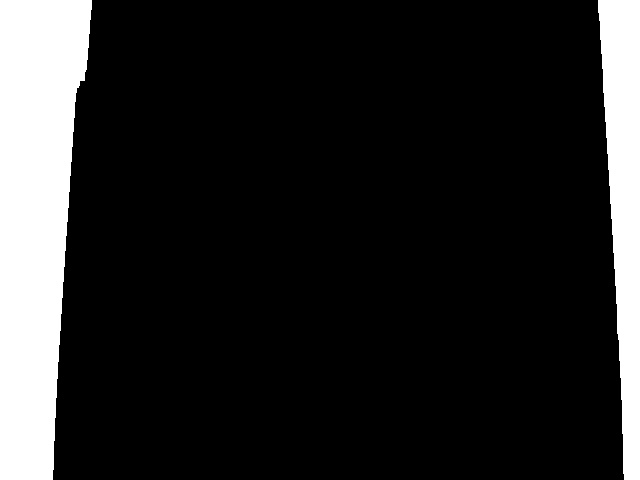
#> input picture cam0_mask_cali_v2.jpg, 640 x 480 px
$ python mian_video.py
#> lines starting #> are read from the running program, lines starting #| are printed output that depends on the picture
import cv2
import numpy as np
import os

# os.chdir('C:\Example\PingPong_Vision')

# Set Initial Value

global hmin_0, hmax_0, smin_0, smax_0, vmin_0, vmax_0
global hmin_1, hmax_1, smin_1, smax_1, vmin_1, vmax_1

ball_cam0 = np.array([0, 0])
ball_cam1 = np.array([0, 0])
ball_3D_temp = np.array([[0], [0], [0], [1]])

h, w = np.array([720, 1280])


def nothing(x):
    pass


def on_trackbar_0():
    global hmin_0, hmax_0, smin_0, smax_0, vmin_0, vmax_0

    hmin_0 = cv2.getTrackbarPos('H_min_0', 'dst_0')
    hmax_0 = cv2.getTrackbarPos('H_max_0', 'dst_0')
    smin_0 = cv2.getTrackbarPos('S_min_0', 'dst_0')
    smax_0 = cv2.getTrackbarPos('S_max_0', 'dst_0')
    vmin_0 = cv2.getTrackbarPos('V_min_0', 'dst_0')
    vmax_0 = cv2.getTrackbarPos('V_max_0', 'dst_0')


def on_trackbar_1():
    global hmin_1, hmax_1, smin_1, smax_1, vmin_1, vmax_1

    hmin_1 = cv2.getTrackbarPos('H_min_1', 'dst_1')
    hmax_1 = cv2.getTrackbarPos('H_max_1', 'dst_1')
    smin_1 = cv2.getTrackbarPos('S_min_1', 'dst_1')
    smax_1 = cv2.getTrackbarPos('S_max_1', 'dst_1')
    vmin_1 = cv2.getTrackbarPos('V_min_1', 'dst_1')
    vmax_1 = cv2.getTrackbarPos('V_max_1', 'dst_1')


# Set Camera Matrix

R0 = np.linalg.inv(np.array([[0.9242, -0.2864, 0.2526],
                             [0.3812, 0.7312, -0.5658],
                             [-0.0227, 0.6192, 0.7849]]))

R1 = np.linalg.inv(np.array([[0.6989, -0.3543, 0.6213],
                             [0.7148, 0.3153, -0.6243],
                             [0.0253, 0.8804, 0.4736]]))

T0 = np.array([-1142.2, 183.7513, 1669.1])

T1 = np.array([-398.5379, 165.7630, 1398.9])

# Translation Matrix between each cam & World Coord


# Focal length(Re)
cam0_f = np.array([766.8537, 769.1458])
cam1_f = np.array([765.3281, 767.4927])

# Principle Point(Re)
cam0_c = np.array([647.6205, 345.3208])
cam1_c = np.array([641.5385, 366.9369])

# Distortion
cam0_dist_r = np.array([0.1313, -0.2132])
cam0_dist_t = np.array([0, 0])
cam1_dist_r = np.array([0.1331, -0.2226])
cam1_dist_t = np.array([0, 0])

# Intrinsics Matrix
cam0_int = np.array([[cam0_f[0], 0, cam0_c[0]], [0, cam0_f[1], cam0_c[1]], [0, 0, 1]])
cam1_int = np.array([[cam1_f[0], 0, cam1_c[0]], [0, cam1_f[1], cam1_c[1]], [0, 0, 1]])

print('intrinsics Matrix')
print('')
print(cam0_int)
print(cam1_int)

mtx0 = cam0_int
mtx1 = cam1_int
dist0 = np.hstack([cam0_dist_r, cam0_dist_t])
dist1 = np.hstack([cam1_dist_r, cam1_dist_t])
print(mtx0)
print(dist0)
print("")
print(mtx1)
print(dist1)

# calibration for new camera matrix

newcameraMtx0, roi0 = cv2.getOptimalNewCameraMatrix(mtx0, dist0, (w, h), 1, (w, h))
print(newcameraMtx0)
print("")
newcameraMtx1, roi1 = cv2.getOptimalNewCameraMatrix(mtx1, dist1, (w, h), 1, (w, h))
print(newcameraMtx1)

print(roi0)
print(roi1)

# T0 = np.array([0,0,0]) # Translation vector
RT0 = np.zeros((3, 4))  # combined Rotation/Translation matrix
RT0[:3, :3] = R0
RT0[:3, 3] = T0
P0 = np.dot(newcameraMtx0, RT0)  # Projection matrix

# # define pose 1

# T1 = np.array([0,0,2.])
RT1 = np.zeros((3, 4))
RT1[:3, :3] = R1
RT1[:3, 3] = T1
P1 = np.dot(newcameraMtx1, RT1)

print(P0)
print(P1)

mapx0, mapy0 = cv2.initUndistortRectifyMap(mtx0, dist0, None, newcameraMtx0, (w, h), 5)
mapx1, mapy1 = cv2.initUndistortRectifyMap(mtx1, dist1, None, newcameraMtx1, (w, h), 5)

# camera fast read
cap0 = cv2.VideoCapture(cv2.CAP_DSHOW+0)
cap1 = cv2.VideoCapture(cv2.CAP_DSHOW+1)

# cap0 = cv2.VideoCapture(0)
# cap1 = cv2.VideoCapture(1)

cap0.isOpened()
cap1.isOpened()

# Camera0_Setting
cap0.set(cv2.CAP_PROP_FRAME_WIDTH, 1280)
cap0.set(cv2.CAP_PROP_FRAME_HEIGHT, 720)
cap0.set(cv2.CAP_PROP_FRAME_COUNT, 60)

w_0 = int(cap0.get(cv2.CAP_PROP_FRAME_WIDTH))
h_0 = int(cap0.get(cv2.CAP_PROP_FRAME_HEIGHT))

print(w_0, h_0)

# Camera1_Setting
cap1.set(cv2.CAP_PROP_FRAME_WIDTH, 1280)
cap1.set(cv2.CAP_PROP_FRAME_HEIGHT, 720)
cap1.set(cv2.CAP_PROP_FRAME_COUNT, 60)

w_1 = int(cap0.get(cv2.CAP_PROP_FRAME_WIDTH))
h_1 = int(cap0.get(cv2.CAP_PROP_FRAME_HEIGHT))

print(w_1, h_1)

mask0 = cv2.imread('cam0_mask_cali_v2.jpg', cv2.IMREAD_GRAYSCALE)
#> mask0 is the input picture: shape (480, 640); min 0, max 255, mean 38.3
mask1 = cv2.imread('cam1_mask_cali_v2.jpg', cv2.IMREAD_GRAYSCALE)
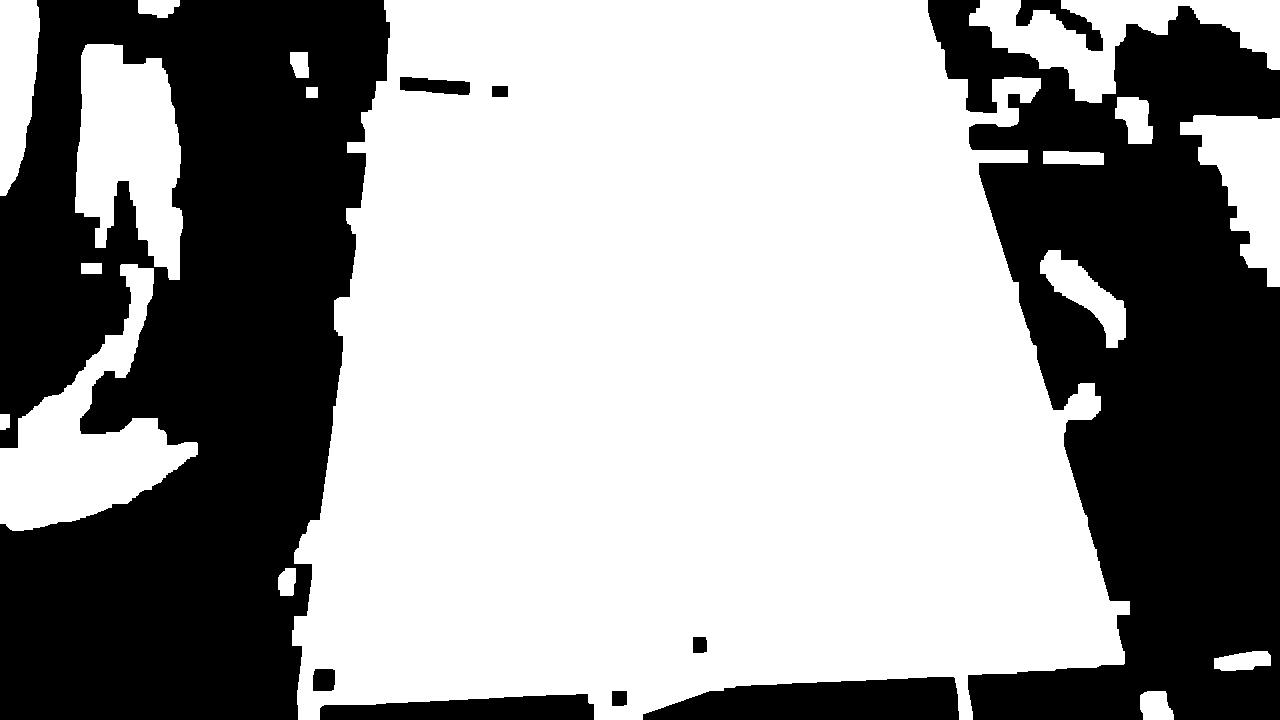
#> input picture cam1_mask_cali_v2.jpg, 1280 x 720 px
#> mask1 is the input picture: shape (720, 1280); min 0, max 255, mean 153.9

# cv2.namedWindow('src')

cv2.namedWindow('dst_0')
cv2.namedWindow('dst_1')

# Set Trackbar

cv2.createTrackbar('H_min_0', 'dst_0', 0, 255, nothing)
cv2.setTrackbarPos('H_min_0', 'dst_0', 0)
cv2.createTrackbar('H_max_0', 'dst_0', 0, 255, nothing)
cv2.setTrackbarPos('H_max_0', 'dst_0', 255)
cv2.createTrackbar('S_min_0', 'dst_0', 0, 255, nothing)
cv2.setTrackbarPos('S_min_0', 'dst_0', 0)
cv2.createTrackbar('S_max_0', 'dst_0', 0, 255, nothing)
cv2.setTrackbarPos('S_max_0', 'dst_0', 255)
cv2.createTrackbar('V_min_0', 'dst_0', 0, 255, nothing)
cv2.setTrackbarPos('V_min_0', 'dst_0', 0)
cv2.createTrackbar('V_max_0', 'dst_0', 0, 255, nothing)
cv2.setTrackbarPos('V_max_0', 'dst_0', 255)

cv2.createTrackbar('H_min_1', 'dst_1', 0, 255, nothing)
cv2.setTrackbarPos('H_min_1', 'dst_1', 0)
cv2.createTrackbar('H_max_1', 'dst_1', 0, 255, nothing)
cv2.setTrackbarPos('H_max_1', 'dst_1', 255)
cv2.createTrackbar('S_min_1', 'dst_1', 0, 255, nothing)
cv2.setTrackbarPos('S_min_1', 'dst_1', 0)
cv2.createTrackbar('S_max_1', 'dst_1', 0, 255, nothing)
cv2.setTrackbarPos('S_max_1', 'dst_1', 255)
cv2.createTrackbar('V_min_1', 'dst_1', 0, 255, nothing)
cv2.setTrackbarPos('V_min_1', 'dst_1', 0)
cv2.createTrackbar('V_max_1', 'dst_1', 0, 255, nothing)
cv2.setTrackbarPos('V_max_1', 'dst_1', 255)

while True:

    ret_0, frame_0 = cap0.read()
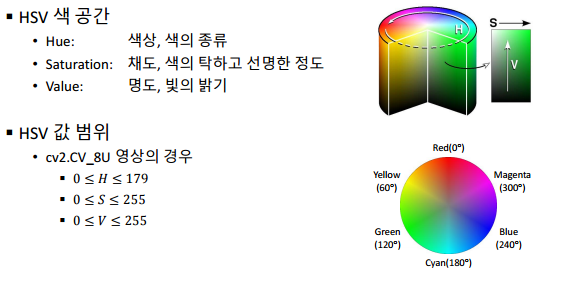
#> input picture img.png, 576 x 282 px, given in place of the camera
#> frame_0 is the input picture: shape (282, 576, 3); mean B, G, R 228.5, 232.7, 230.1
    ret_1, frame_1 = cap1.read()

    cv2.imshow('src_0', frame_1)
    src_0 = cv2.remap(frame_1, mapx0, mapy0, cv2.INTER_LINEAR)
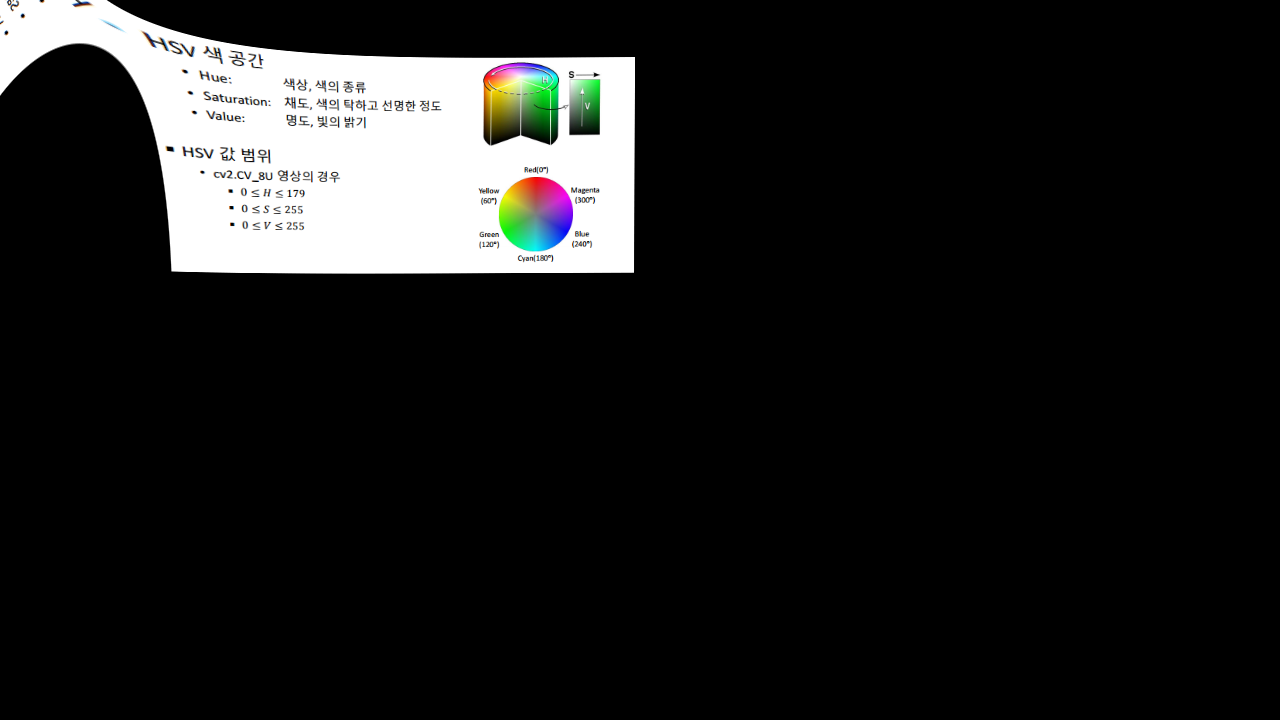
#> src_0: shape (720, 1280, 3); mean B, G, R 28.6, 29, 28.8
#> (the run stopped early here; a loop or call above may not have finished)
